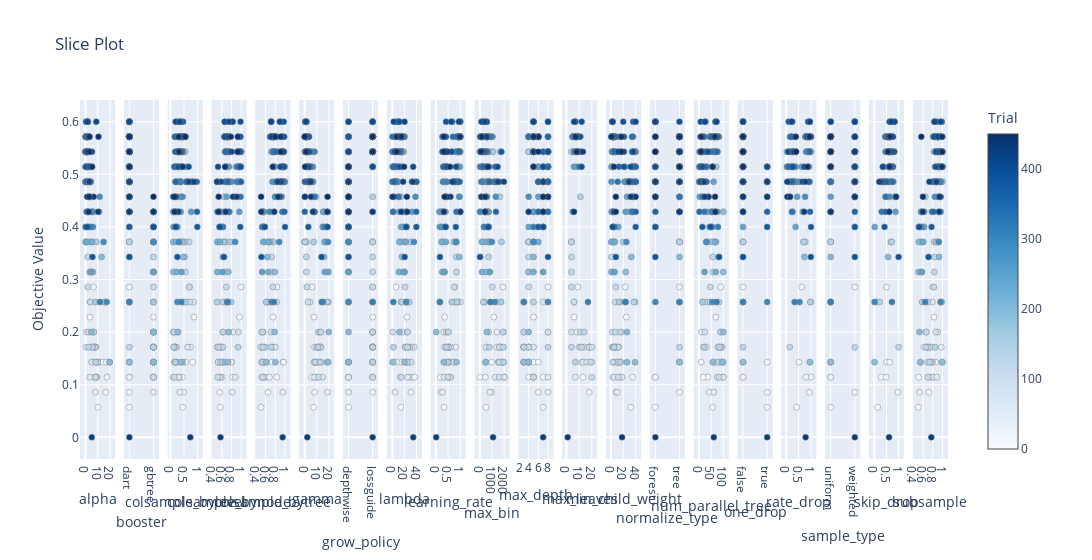

The cell this chart's notebook holds for it:
### Code cell
optuna.visualization.plot_slice(recall_study)

### Figure 1 — Plotly figure (JSON) as saved in the notebook; plotly's stock layout.template omitted (floating-point values rounded to 4 significant figures; data arrays with more than 128 entries replaced by an {"elided": "..."} marker saying what was removed)
{"data": [{"marker": {"color": {"elided": "206 int values"}, "colorbar": {"title": {"text": "Trial"}, "x": 1, "xpad": 40}, "colorscale": [[0, "rgb(247,251,255)"], [0.125, "rgb(222,235,247)"], [0.25, "rgb(198,219,239)"], [0.375, "rgb(158,202,225)"], [0.5, "rgb(107,174,214)"], [0.625, "rgb(66,146,198)"], [0.75, "rgb(33,113,181)"], [0.875, "rgb(8,81,156)"], [1, "rgb(8,48,107)"]], "line": {"color": "Grey", "width": 0.5}, "showscale": true}, "mode": "markers", "showlegend": false, "type": "scatter", "x": {"elided": "206 float values"}, "xaxis": "x", "y": {"elided": "206 float values"}, "yaxis": "y"}, {"marker": {"color": {"elided": "206 int values"}, "colorbar": {"title": {"text": "Trial"}, "x": 1, "xpad": 40}, "colorscale": [[0, "rgb(247,251,255)"], [0.125, "rgb(222,235,247)"], [0.25, "rgb(198,219,239)"], [0.375, "rgb(158,202,225)"], [0.5, "rgb(107,174,214)"], [0.625, "rgb(66,146,198)"], [0.75, "rgb(33,113,181)"], [0.875, "rgb(8,81,156)"], [1, "rgb(8,48,107)"]], "line": {"color": "Grey", "width": 0.5}, "showscale": false}, "mode": "markers", "showlegend": false, "type": "scatter", "x": {"elided": "206 str values"}, "xaxis": "x2", "y": {"elided": "206 float values"}, "yaxis": "y2"}, {"marker": {"color": {"elided": "206 int values"}, "colorbar": {"title": {"text": "Trial"}, "x": 1, "xpad": 40}, "colorscale": [[0, "rgb(247,251,255)"], [0.125, "rgb(222,235,247)"], [0.25, "rgb(198,219,239)"], [0.375, "rgb(158,202,225)"], [0.5, "rgb(107,174,214)"], [0.625, "rgb(66,146,198)"], [0.75, "rgb(33,113,181)"], [0.875, "rgb(8,81,156)"], [1, "rgb(8,48,107)"]], "line": {"color": "Grey", "width": 0.5}, "showscale": false}, "mode": "markers", "showlegend": false, "type": "scatter", "x": {"elided": "206 float values"}, "xaxis": "x3", "y": {"elided": "206 float values"}, "yaxis": "y3"}, {"marker": {"color": {"elided": "206 int values"}, "colorbar": {"title": {"text": "Trial"}, "x": 1, "xpad": 40}, "colorscale": [[0, "rgb(247,251,255)"], [0.125, "rgb(222,235,247)"], [0.25, "rgb(198,219,239)"], [0.375, "rgb(158,202,225)"], [0.5, "rgb(107,174,214)"], [0.625, "rgb(66,146,198)"], [0.75, "rgb(33,113,181)"], [0.875, "rgb(8,81,156)"], [1, "rgb(8,48,107)"]], "line": {"color": "Grey", "width": 0.5}, "showscale": false}, "mode": "markers", "showlegend": false, "type": "scatter", "x": {"elided": "206 float values"}, "xaxis": "x4", "y": {"elided": "206 float values"}, "yaxis": "y4"}, {"marker": {"color": {"elided": "206 int values"}, "colorbar": {"title": {"text": "Trial"}, "x": 1, "xpad": 40}, "colorscale": [[0, "rgb(247,251,255)"], [0.125, "rgb(222,235,247)"], [0.25, "rgb(198,219,239)"], [0.375, "rgb(158,202,225)"], [0.5, "rgb(107,174,214)"], [0.625, "rgb(66,146,198)"], [0.75, "rgb(33,113,181)"], [0.875, "rgb(8,81,156)"], [1, "rgb(8,48,107)"]], "line": {"color": "Grey", "width": 0.5}, "showscale": false}, "mode": "markers", "showlegend": false, "type": "scatter", "x": {"elided": "206 float values"}, "xaxis": "x5", "y": {"elided": "206 float values"}, "yaxis": "y5"}, {"marker": {"color": {"elided": "206 int values"}, "colorbar": {"title": {"text": "Trial"}, "x": 1, "xpad": 40}, "colorscale": [[0, "rgb(247,251,255)"], [0.125, "rgb(222,235,247)"], [0.25, "rgb(198,219,239)"], [0.375, "rgb(158,202,225)"], [0.5, "rgb(107,174,214)"], [0.625, "rgb(66,146,198)"], [0.75, "rgb(33,113,181)"], [0.875, "rgb(8,81,156)"], [1, "rgb(8,48,107)"]], "line": {"color": "Grey", "width": 0.5}, "showscale": false}, "mode": "markers", "showlegend": false, "type": "scatter", "x": {"elided": "206 float values"}, "xaxis": "x6", "y": {"elided": "206 float values"}, "yaxis": "y6"}, {"marker": {"color": {"elided": "206 int values"}, "colorbar": {"title": {"text": "Trial"}, "x": 1, "xpad": 40}, "colorscale": [[0, "rgb(247,251,255)"], [0.125, "rgb(222,235,247)"], [0.25, "rgb(198,219,239)"], [0.375, "rgb(158,202,225)"], [0.5, "rgb(107,174,214)"], [0.625, "rgb(66,146,198)"], [0.75, "rgb(33,113,181)"], [0.875, "rgb(8,81,156)"], [1, "rgb(8,48,107)"]], "line": {"color": "Grey", "width": 0.5}, "showscale": false}, "mode": "markers", "showlegend": false, "type": "scatter", "x": {"elided": "206 str values"}, "xaxis": "x7", "y": {"elided": "206 float values"}, "yaxis": "y7"}, {"marker": {"color": {"elided": "206 int values"}, "colorbar": {"title": {"text": "Trial"}, "x": 1, "xpad": 40}, "colorscale": [[0, "rgb(247,251,255)"], [0.125, "rgb(222,235,247)"], [0.25, "rgb(198,219,239)"], [0.375, "rgb(158,202,225)"], [0.5, "rgb(107,174,214)"], [0.625, "rgb(66,146,198)"], [0.75, "rgb(33,113,181)"], [0.875, "rgb(8,81,156)"], [1, "rgb(8,48,107)"]], "line": {"color": "Grey", "width": 0.5}, "showscale": false}, "mode": "markers", "showlegend": false, "type": "scatter", "x": {"elided": "206 float values"}, "xaxis": "x8", "y": {"elided": "206 float values"}, "yaxis": "y8"}, {"marker": {"color": {"elided": "206 int values"}, "colorbar": {"title": {"text": "Trial"}, "x": 1, "xpad": 40}, "colorscale": [[0, "rgb(247,251,255)"], [0.125, "rgb(222,235,247)"], [0.25, "rgb(198,219,239)"], [0.375, "rgb(158,202,225)"], [0.5, "rgb(107,174,214)"], [0.625, "rgb(66,146,198)"], [0.75, "rgb(33,113,181)"], [0.875, "rgb(8,81,156)"], [1, "rgb(8,48,107)"]], "line": {"color": "Grey", "width": 0.5}, "showscale": false}, "mode": "markers", "showlegend": false, "type": "scatter", "x": {"elided": "206 float values"}, "xaxis": "x9", "y": {"elided": "206 float values"}, "yaxis": "y9"}, {"marker": {"color": {"elided": "206 int values"}, "colorbar": {"title": {"text": "Trial"}, "x": 1, "xpad": 40}, "colorscale": [[0, "rgb(247,251,255)"], [0.125, "rgb(222,235,247)"], [0.25, "rgb(198,219,239)"], [0.375, "rgb(158,202,225)"], [0.5, "rgb(107,174,214)"], [0.625, "rgb(66,146,198)"], [0.75, "rgb(33,113,181)"], [0.875, "rgb(8,81,156)"], [1, "rgb(8,48,107)"]], "line": {"color": "Grey", "width": 0.5}, "showscale": false}, "mode": "markers", "showlegend": false, "type": "scatter", "x": {"elided": "206 int values"}, "xaxis": "x10", "y": {"elided": "206 float values"}, "yaxis": "y10"}, {"marker": {"color": {"elided": "206 int values"}, "colorbar": {"title": {"text": "Trial"}, "x": 1, "xpad": 40}, "colorscale": [[0, "rgb(247,251,255)"], [0.125, "rgb(222,235,247)"], [0.25, "rgb(198,219,239)"], [0.375, "rgb(158,202,225)"], [0.5, "rgb(107,174,214)"], [0.625, "rgb(66,146,198)"], [0.75, "rgb(33,113,181)"], [0.875, "rgb(8,81,156)"], [1, "rgb(8,48,107)"]], "line": {"color": "Grey", "width": 0.5}, "showscale": false}, "mode": "markers", "showlegend": false, "type": "scatter", "x": {"elided": "206 int values"}, "xaxis": "x11", "y": {"elided": "206 float values"}, "yaxis": "y11"}, {"marker": {"color": [2, 4, 6, 11, 17, 19, 37, 38, 44, 61, 67, 69, 70, 71, 74, 75, 77, 79, 85, 90, 100, 105, 108, 114, 116, 118, 119, 122, 124, 125, 126, 129, 130, 133, 136, 137, 141, 143, 144, 145, 151, 155, 156, 157, 161, 163, 164, 165, 166, 167, 168, 170, 173, 174, 175, 176, 178, 179, 186, 187, 189, 190, 208, 212, 215, 217, 230, 231, 237, 239, 249, 256, 257, 259, 266, 271, 276, 281, 285, 287, 288, 292, 296, 301, 308, 310, 322, 334, 338, 340, 376, 378, 382, 388, 389, 391, 394, 398, 401, 407, 420, 421, 424, 427, 429, 445, 446, 447], "colorbar": {"title": {"text": "Trial"}, "x": 1, "xpad": 40}, "colorscale": [[0, "rgb(247,251,255)"], [0.125, "rgb(222,235,247)"], [0.25, "rgb(198,219,239)"], [0.375, "rgb(158,202,225)"], [0.5, "rgb(107,174,214)"], [0.625, "rgb(66,146,198)"], [0.75, "rgb(33,113,181)"], [0.875, "rgb(8,81,156)"], [1, "rgb(8,48,107)"]], "line": {"color": "Grey", "width": 0.5}, "showscale": false}, "mode": "markers", "showlegend": false, "type": "scatter", "x": [20, 13, 6, 12, 9, 18, 10, 11, 8, 7, 13, 14, 6, 18, 18, 18, 18, 18, 16, 4, 20, 6, 20, 4, 4, 19, 11, 4, 14, 4, 12, 4, 4, 4, 7, 5, 5, 11, 5, 5, 4, 10, 10, 5, 8, 6, 9, 9, 9, 9, 8, 8, 9, 7, 7, 7, 7, 7, 10, 9, 6, 7, 6, 8, 8, 9, 6, 6, 7, 8, 6, 5, 9, 8, 5, 7, 8, 8, 6, 5, 6, 6, 5, 9, 6, 17, 10, 7, 9, 8, 8, 10, 11, 12, 7, 12, 7, 7, 11, 6, 7, 9, 13, 1, 6, 8, 7, 8], "xaxis": "x12", "y": [0.1429, 0.1143, 0.2286, 0.1429, 0.2857, 0.08571, 0.1714, 0.1714, 0.2, 0.1143, 0.1429, 0.1714, 0.2571, 0.1714, 0.1714, 0.1714, 0.1714, 0.1714, 0.1429, 0.2, 0.1714, 0.2571, 0.1143, 0.2857, 0.3714, 0.1429, 0.2, 0.3143, 0.2, 0.3429, 0.1714, 0.3714, 0.3714, 0.1714, 0.1429, 0.5429, 0.5714, 0.4571, 0.5714, 0.5429, 0.5429, 0.5429, 0.5429, 0.5714, 0.5714, 0.5714, 0.5714, 0.5429, 0.5429, 0.5714, 0.5143, 0.5714, 0.5429, 0.5714, 0.5714, 0.5714, 0.5429, 0.5714, 0.5429, 0.5429, 0.5714, 0.5714, 0.5714, 0.5714, 0.5714, 0.5429, 0.5714, 0.5714, 0.5714, 0.5429, 0.5143, 0.4286, 0.5714, 0.5714, 0.5714, 0.5714, 0.5714, 0.5714, 0.5714, 0.5714, 0.5714, 0.5429, 0.5714, 0.5714, 0.5714, 0.2571, 0.5143, 0.5429, 0.5714, 0.5714, 0.5714, 0.5714, 0.5714, 0.6, 0.6, 0.5143, 0.6, 0.5714, 0.5429, 0.6, 0.5714, 0.5429, 0.5429, 0, 0.4286, 0.5714, 0.5714, 0.5429], "yaxis": "y12"}, {"marker": {"color": {"elided": "206 int values"}, "colorbar": {"title": {"text": "Trial"}, "x": 1, "xpad": 40}, "colorscale": [[0, "rgb(247,251,255)"], [0.125, "rgb(222,235,247)"], [0.25, "rgb(198,219,239)"], [0.375, "rgb(158,202,225)"], [0.5, "rgb(107,174,214)"], [0.625, "rgb(66,146,198)"], [0.75, "rgb(33,113,181)"], [0.875, "rgb(8,81,156)"], [1, "rgb(8,48,107)"]], "line": {"color": "Grey", "width": 0.5}, "showscale": false}, "mode": "markers", "showlegend": false, "type": "scatter", "x": {"elided": "206 int values"}, "xaxis": "x13", "y": {"elided": "206 float values"}, "yaxis": "y13"}, {"marker": {"color": {"elided": "149 int values"}, "colorbar": {"title": {"text": "Trial"}, "x": 1, "xpad": 40}, "colorscale": [[0, "rgb(247,251,255)"], [0.125, "rgb(222,235,247)"], [0.25, "rgb(198,219,239)"], [0.375, "rgb(158,202,225)"], [0.5, "rgb(107,174,214)"], [0.625, "rgb(66,146,198)"], [0.75, "rgb(33,113,181)"], [0.875, "rgb(8,81,156)"], [1, "rgb(8,48,107)"]], "line": {"color": "Grey", "width": 0.5}, "showscale": false}, "mode": "markers", "showlegend": false, "type": "scatter", "x": {"elided": "149 str values"}, "xaxis": "x14", "y": {"elided": "149 float values"}, "yaxis": "y14"}, {"marker": {"color": {"elided": "206 int values"}, "colorbar": {"title": {"text": "Trial"}, "x": 1, "xpad": 40}, "colorscale": [[0, "rgb(247,251,255)"], [0.125, "rgb(222,235,247)"], [0.25, "rgb(198,219,239)"], [0.375, "rgb(158,202,225)"], [0.5, "rgb(107,174,214)"], [0.625, "rgb(66,146,198)"], [0.75, "rgb(33,113,181)"], [0.875, "rgb(8,81,156)"], [1, "rgb(8,48,107)"]], "line": {"color": "Grey", "width": 0.5}, "showscale": false}, "mode": "markers", "showlegend": false, "type": "scatter", "x": {"elided": "206 int values"}, "xaxis": "x15", "y": {"elided": "206 float values"}, "yaxis": "y15"}, {"marker": {"color": {"elided": "149 int values"}, "colorbar": {"title": {"text": "Trial"}, "x": 1, "xpad": 40}, "colorscale": [[0, "rgb(247,251,255)"], [0.125, "rgb(222,235,247)"], [0.25, "rgb(198,219,239)"], [0.375, "rgb(158,202,225)"], [0.5, "rgb(107,174,214)"], [0.625, "rgb(66,146,198)"], [0.75, "rgb(33,113,181)"], [0.875, "rgb(8,81,156)"], [1, "rgb(8,48,107)"]], "line": {"color": "Grey", "width": 0.5}, "showscale": false}, "mode": "markers", "showlegend": false, "type": "scatter", "x": {"elided": "149 bool values"}, "xaxis": "x16", "y": {"elided": "149 float values"}, "yaxis": "y16"}, {"marker": {"color": {"elided": "149 int values"}, "colorbar": {"title": {"text": "Trial"}, "x": 1, "xpad": 40}, "colorscale": [[0, "rgb(247,251,255)"], [0.125, "rgb(222,235,247)"], [0.25, "rgb(198,219,239)"], [0.375, "rgb(158,202,225)"], [0.5, "rgb(107,174,214)"], [0.625, "rgb(66,146,198)"], [0.75, "rgb(33,113,181)"], [0.875, "rgb(8,81,156)"], [1, "rgb(8,48,107)"]], "line": {"color": "Grey", "width": 0.5}, "showscale": false}, "mode": "markers", "showlegend": false, "type": "scatter", "x": {"elided": "149 float values"}, "xaxis": "x17", "y": {"elided": "149 float values"}, "yaxis": "y17"}, {"marker": {"color": {"elided": "149 int values"}, "colorbar": {"title": {"text": "Trial"}, "x": 1, "xpad": 40}, "colorscale": [[0, "rgb(247,251,255)"], [0.125, "rgb(222,235,247)"], [0.25, "rgb(198,219,239)"], [0.375, "rgb(158,202,225)"], [0.5, "rgb(107,174,214)"], [0.625, "rgb(66,146,198)"], [0.75, "rgb(33,113,181)"], [0.875, "rgb(8,81,156)"], [1, "rgb(8,48,107)"]], "line": {"color": "Grey", "width": 0.5}, "showscale": false}, "mode": "markers", "showlegend": false, "type": "scatter", "x": {"elided": "149 str values"}, "xaxis": "x18", "y": {"elided": "149 float values"}, "yaxis": "y18"}, {"marker": {"color": {"elided": "149 int values"}, "colorbar": {"title": {"text": "Trial"}, "x": 1, "xpad": 40}, "colorscale": [[0, "rgb(247,251,255)"], [0.125, "rgb(222,235,247)"], [0.25, "rgb(198,219,239)"], [0.375, "rgb(158,202,225)"], [0.5, "rgb(107,174,214)"], [0.625, "rgb(66,146,198)"], [0.75, "rgb(33,113,181)"], [0.875, "rgb(8,81,156)"], [1, "rgb(8,48,107)"]], "line": {"color": "Grey", "width": 0.5}, "showscale": false}, "mode": "markers", "showlegend": false, "type": "scatter", "x": {"elided": "149 float values"}, "xaxis": "x19", "y": {"elided": "149 float values"}, "yaxis": "y19"}, {"marker": {"color": {"elided": "206 int values"}, "colorbar": {"title": {"text": "Trial"}, "x": 1, "xpad": 40}, "colorscale": [[0, "rgb(247,251,255)"], [0.125, "rgb(222,235,247)"], [0.25, "rgb(198,219,239)"], [0.375, "rgb(158,202,225)"], [0.5, "rgb(107,174,214)"], [0.625, "rgb(66,146,198)"], [0.75, "rgb(33,113,181)"], [0.875, "rgb(8,81,156)"], [1, "rgb(8,48,107)"]], "line": {"color": "Grey", "width": 0.5}, "showscale": false}, "mode": "markers", "showlegend": false, "type": "scatter", "x": {"elided": "206 float values"}, "xaxis": "x20", "y": {"elided": "206 float values"}, "yaxis": "y20"}], "layout": {"title": {"text": "Slice Plot"}, "width": 6000, "xaxis": {"anchor": "y", "domain": [0, 0.0405], "title": {"text": "alpha"}}, "xaxis10": {"anchor": "y10", "domain": [0.4545, 0.495], "title": {"text": "max_bin"}}, "xaxis11": {"anchor": "y11", "domain": [0.505, 0.5455], "title": {"text": "max_depth"}}, "xaxis12": {"anchor": "y12", "domain": [0.5555, 0.596], "title": {"text": "max_leaves"}}, "xaxis13": {"anchor": "y13", "domain": [0.606, 0.6465], "title": {"text": "min_child_weight"}}, "xaxis14": {"anchor": "y14", "domain": [0.6565, 0.697], "title": {"text": "normalize_type"}}, "xaxis15": {"anchor": "y15", "domain": [0.707, 0.7475], "title": {"text": "num_parallel_tree"}}, "xaxis16": {"anchor": "y16", "domain": [0.7575, 0.798], "title": {"text": "one_drop"}}, "xaxis17": {"anchor": "y17", "domain": [0.808, 0.8485], "title": {"text": "rate_drop"}}, "xaxis18": {"anchor": "y18", "domain": [0.8585, 0.899], "title": {"text": "sample_type"}}, "xaxis19": {"anchor": "y19", "domain": [0.909, 0.9495], "title": {"text": "skip_drop"}}, "xaxis2": {"anchor": "y2", "domain": [0.0505, 0.091], "title": {"text": "booster"}}, "xaxis20": {"anchor": "y20", "domain": [0.9595, 1.0], "title": {"text": "subsample"}}, "xaxis3": {"anchor": "y3", "domain": [0.101, 0.1415], "title": {"text": "colsample_bylevel"}}, "xaxis4": {"anchor": "y4", "domain": [0.1515, 0.192], "title": {"text": "colsample_bynode"}}, "xaxis5": {"anchor": "y5", "domain": [0.202, 0.2425], "title": {"text": "colsample_bytree"}}, "xaxis6": {"anchor": "y6", "domain": [0.2525, 0.293], "title": {"text": "gamma"}}, "xaxis7": {"anchor": "y7", "domain": [0.303, 0.3435], "title": {"text": "grow_policy"}}, "xaxis8": {"anchor": "y8", "domain": [0.3535, 0.394], "title": {"text": "lambda"}}, "xaxis9": {"anchor": "y9", "domain": [0.404, 0.4445], "title": {"text": "learning_rate"}}, "yaxis": {"anchor": "x", "domain": [0, 1], "title": {"text": "Objective Value"}}, "yaxis10": {"anchor": "x10", "domain": [0, 1], "matches": "y", "showticklabels": false}, "yaxis11": {"anchor": "x11", "domain": [0, 1], "matches": "y", "showticklabels": false}, "yaxis12": {"anchor": "x12", "domain": [0, 1], "matches": "y", "showticklabels": false}, "yaxis13": {"anchor": "x13", "domain": [0, 1], "matches": "y", "showticklabels": false}, "yaxis14": {"anchor": "x14", "domain": [0, 1], "matches": "y", "showticklabels": false}, "yaxis15": {"anchor": "x15", "domain": [0, 1], "matches": "y", "showticklabels": false}, "yaxis16": {"anchor": "x16", "domain": [0, 1], "matches": "y", "showticklabels": false}, "yaxis17": {"anchor": "x17", "domain": [0, 1], "matches": "y", "showticklabels": false}, "yaxis18": {"anchor": "x18", "domain": [0, 1], "matches": "y", "showticklabels": false}, "yaxis19": {"anchor": "x19", "domain": [0, 1], "matches": "y", "showticklabels": false}, "yaxis2": {"anchor": "x2", "domain": [0, 1], "matches": "y", "showticklabels": false}, "yaxis20": {"anchor": "x20", "domain": [0, 1], "matches": "y", "showticklabels": false}, "yaxis3": {"anchor": "x3", "domain": [0, 1], "matches": "y", "showticklabels": false}, "yaxis4": {"anchor": "x4", "domain": [0, 1], "matches": "y", "showticklabels": false}, "yaxis5": {"anchor": "x5", "domain": [0, 1], "matches": "y", "showticklabels": false}, "yaxis6": {"anchor": "x6", "domain": [0, 1], "matches": "y", "showticklabels": false}, "yaxis7": {"anchor": "x7", "domain": [0, 1], "matches": "y", "showticklabels": false}, "yaxis8": {"anchor": "x8", "domain": [0, 1], "matches": "y", "showticklabels": false}, "yaxis9": {"anchor": "x9", "domain": [0, 1], "matches": "y", "showticklabels": false}}}
